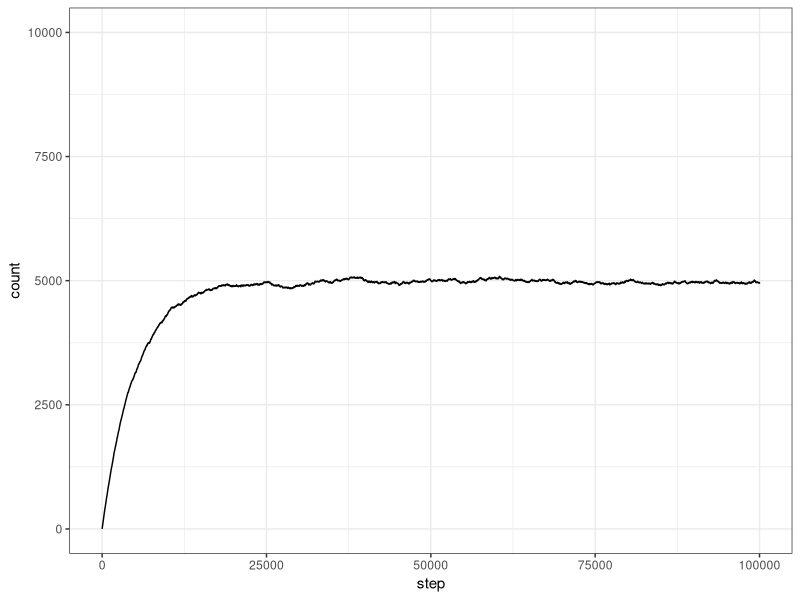
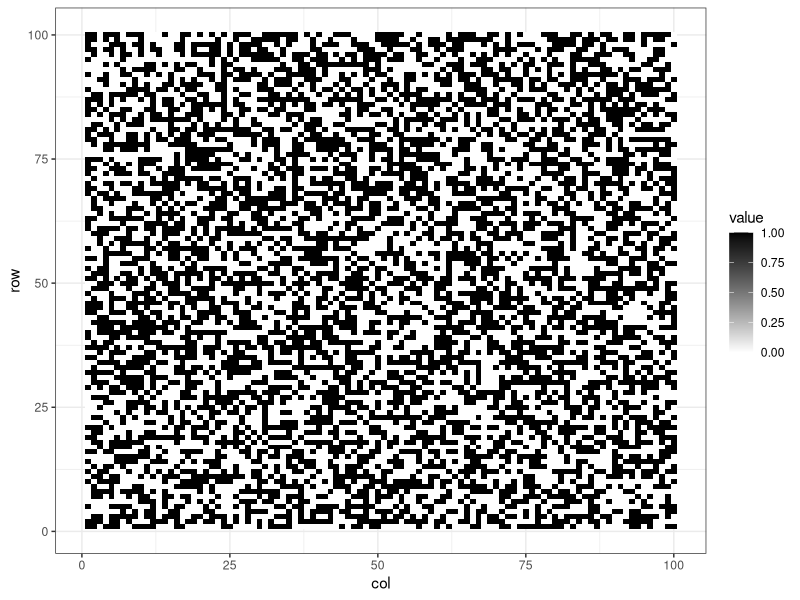

R code for these plots, in order:
library(ggplot2)
library(dplyr)

rm(list = ls())

#the length of the sides of the square
l = 100

#number of trials
t = 100000

#a vector before making the matrix
base = numeric(l^2)

#the number of 1
how_many_1 = numeric(t)

#random
random = as.integer(runif(t, 1, l^2))

#change the numbers of base (=trials)
j = 1 #count

for (i in random) {
  base[i] = ( base[i] + 1 ) %% 2
  j = j + 1
  how_many_1[j] = sum(base) 
}

#convert into data frame
df_how_many_1 <- data.frame(step = 0:t, count = how_many_1)

#draw the time series graph
ggplot(df_how_many_1) +
  geom_line(aes(x = step, y = count)) +
  scale_y_continuous(limits = c(0, l^2)) +
  theme_bw()

#view of the graph
glimpse(df_how_many_1)

#heat map!!!
#convert into matrix(data frame)
df_base <- data.frame(
  row = rep(1:l, each = l),
  col = rep(1:l, times = l),
  value = base
)

#draw heat map
ggplot(df_base, aes(x = col, y = row, fill = value)) +
  geom_tile() +
  scale_fill_gradient(low = "white", high = "black") +
  theme_bw()
